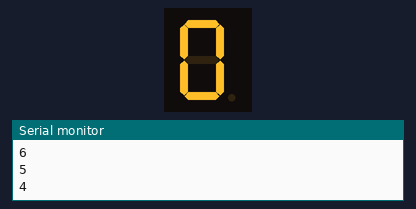
Bench run of a sketch on a simulated Arduino Uno, built with avr-gcc and run on an emulated ATmega328P. On the bench: 1-digit seven-segment display, the last lines printed to the serial monitor. Wiring (inferred from the names in the program): 1-digit 7-segment display, segments lit when HIGH: segments pin 9, pin 8, pin 7, pin 6, pin 5, pin 4, pin 3, pin 2. The segment pins are drawn as the display they are named for.

Above: at 0.1 s.
At 1.1 s:
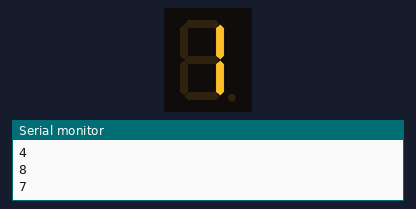
At 2.1 s:
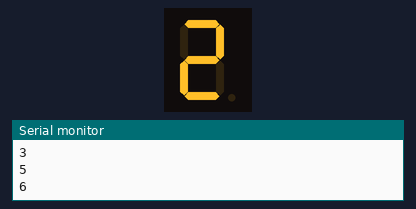
At 4.1 s:
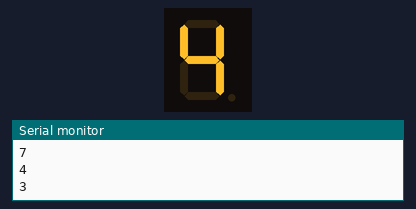
At 6.1 s:
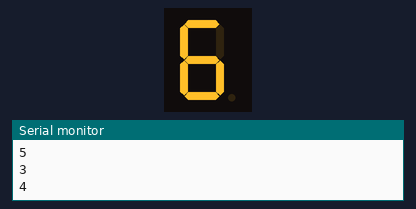
At 9.1 s:
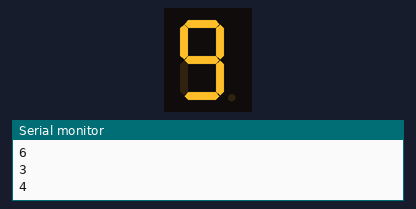

Measured:
- by itself, everything shown: repeats every 10.0 s, in 11 steps
- what the display in image 1 shows lasts 1.0 s, from 1.0 s to 2.0 s

The sketch:

seven-segment.ino
```cpp
// Available at https://wokwi.com/projects/448792856600842241
const int a2 = 9;
const int b2 = 8;
const int c2 = 7;
const int d2 = 6;
const int e2 = 5;
const int f2 = 4;
const int g2 = 3;
const int dp2 = 2;

int digit_pins[8] = {a2, b2, c2, d2, e2, f2, g2, dp2};

int zero[6] = {a2, b2, c2, d2, e2, f2};
int one[2] = {b2, c2};
int two[5] = {a2, b2, g2, e2, d2};
int three[5] = {a2, b2, g2, c2, d2};
int four[4] = {b2, c2, f2, g2};
int five[5] = {a2, c2, d2, f2, g2};
int six[6] = {a2, c2, d2, e2, g2, f2};
int seven[3] = {a2, b2, c2};
int eight[7] = {a2, b2, c2, d2, e2, g2, f2};
int nine[6] = {a2, b2, c2, d2, g2, f2};

int* digits[10] = {zero, one, two, three, four, five, six, seven, eight, nine};

int digit_sizes[10] = {6, 2, 5, 5, 4, 5, 6, 3, 7, 6};

void turn_off_segments(){
  for(int i = 0; i < 8; i++){
    digitalWrite(digit_pins[i], LOW);
  }
}

void setup() {
  for(int i = 0; i < 8; i++){
    pinMode(digit_pins[i], OUTPUT);
  }
  Serial.begin(9600);
}

void loop() {
  for(int i = 0; i < 10; i++){
    for(int j = 0; j < digit_sizes[i]; j++){
      digitalWrite(digits[i][j], HIGH);
      Serial.println(digits[i][j]);
    }
    delay(1000);
    turn_off_segments();
  }
}
```
